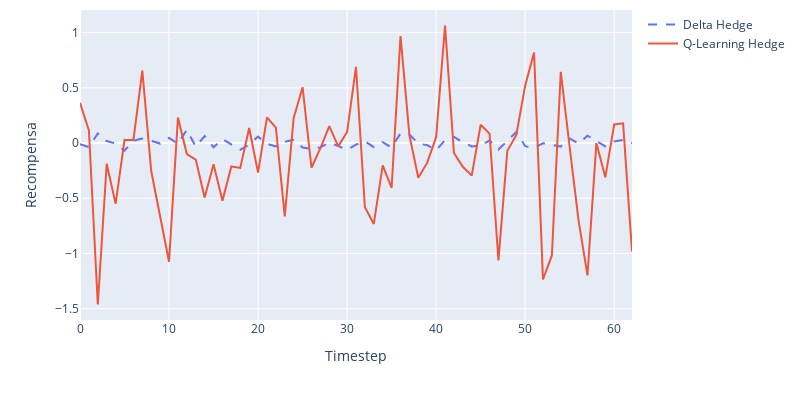

The cell this chart's notebook holds for it:
### Code cell
# Plot

# Cria uma lista de scatter plots
scatter_list = [go.Scatter(x = reward_delta.columns, 
                           y = reward_delta.mean(axis = 0).values, 
                           line = dict(dash = 'dash'),  
                           name = 'Delta Hedge'),
                go.Scatter(x = reward_q.columns, 
                           y = reward_q.mean(axis = 0).values, 
                           name = 'Q-Learning Hedge')]

# Cria o layout
layout = go.Layout(title = go.layout.Title(text = '', x = 0.5),
                   width = 800,
                   height = 400)

fig = go.Figure(data = scatter_list, layout = layout)
fig.update_layout(xaxis_title = "Timestep", yaxis_title = "Recompensa", margin = dict(t = 10))
fig.show()

### Figure 1 — Plotly figure (JSON) as saved in the notebook; plotly's stock layout.template omitted (floating-point values rounded to 4 significant figures)
{"data": [{"line": {"dash": "dash"}, "name": "Delta Hedge", "type": "scatter", "x": [0, 1, 2, 3, 4, 5, 6, 7, 8, 9, 10, 11, 12, 13, 14, 15, 16, 17, 18, 19, 20, 21, 22, 23, 24, 25, 26, 27, 28, 29, 30, 31, 32, 33, 34, 35, 36, 37, 38, 39, 40, 41, 42, 43, 44, 45, 46, 47, 48, 49, 50, 51, 52, 53, 54, 55, 56, 57, 58, 59, 60, 61, 62], "y": [-0.01127, -0.036, 0.08715, 0.01878, -0.004017, -0.06839, 0.02111, 0.03992, 0.0203, -0.004348, 0.04699, -0.005674, 0.1199, -0.03256, 0.06363, -0.0381, 0.03667, -0.01604, -0.06075, -0.01337, 0.05848, -0.007148, -0.03052, 0.01103, 0.03027, -0.04087, -0.05136, -0.03926, 0.005731, -0.02675, -0.06161, -0.01416, 0.01571, -0.03662, 0.008706, -0.03976, 0.0877, 0.07719, -0.005534, -0.01852, -0.06513, 0.02607, 0.05639, 0.007819, -0.03028, -0.02379, 0.02396, -0.05896, 0.02037, 0.09922, -0.0282, -0.04558, -0.001202, -0.0135, -0.03185, 0.04166, -0.00518, 0.0672, 0.01486, -0.03061, 0.01376, 0.02945, -0.0006003]}, {"name": "Q-Learning Hedge", "type": "scatter", "x": [0, 1, 2, 3, 4, 5, 6, 7, 8, 9, 10, 11, 12, 13, 14, 15, 16, 17, 18, 19, 20, 21, 22, 23, 24, 25, 26, 27, 28, 29, 30, 31, 32, 33, 34, 35, 36, 37, 38, 39, 40, 41, 42, 43, 44, 45, 46, 47, 48, 49, 50, 51, 52, 53, 54, 55, 56, 57, 58, 59, 60, 61, 62], "y": [0.3656, 0.1154, -1.462, -0.1875, -0.551, 0.02686, 0.02735, 0.6556, -0.2531, -0.6508, -1.076, 0.2311, -0.09958, -0.1492, -0.4934, -0.192, -0.5228, -0.2115, -0.2253, 0.1369, -0.2674, 0.2326, 0.1396, -0.6641, 0.227, 0.5064, -0.2237, -0.04526, 0.1528, -0.03007, 0.09996, 0.6909, -0.5813, -0.7323, -0.2028, -0.4062, 0.9692, 0.06935, -0.3149, -0.1776, 0.05304, 1.065, -0.08951, -0.2147, -0.2949, 0.1657, 0.08548, -1.063, -0.0696, 0.0713, 0.5193, 0.8212, -1.236, -1.018, 0.6459, -0.038, -0.7025, -1.199, 0.0008919, -0.3107, 0.1685, 0.1786, -0.9816]}], "layout": {"height": 400, "margin": {"t": 10}, "title": {"text": "", "x": 0.5}, "width": 800, "xaxis": {"title": {"text": "Timestep"}}, "yaxis": {"title": {"text": "Recompensa"}}}}
